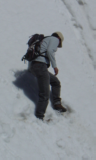
%> input picture LBP/test.png, 96 x 160 px
$ octave --eval "result = LBP_Rotation(imread('test.png'));"   (GNU Octave 9; MATLAB toolbox functions it lacks are replaced by stand-ins)
%> lines starting %> are read from the running program, lines starting %| are printed output that depends on the picture
function F=LBP_Rotation(image)
% 旋转不变性，LBP特征提取
I = imresize(image,[256 256]);
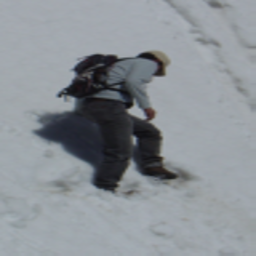
%> I: size 256x256x3 uint8; mean R, G, B 139.1, 144.7, 150
[m,n,h] = size(I);
%> m = 256; n = 256; h = 3
if h==3
    I = rgb2gray(I);
%> I: size 256x256 uint8
end
F= uint8(zeros([m n]));
for i = 2:m-1
    for j = 2:n-1
        neighbor = [I(i-1,j-1) I(i-1,j) I(i-1,j+1) I(i,j+1) I(i+1,j+1) I(i+1,j) I(i+1,j-1) I(i,j-1)] > I(i,j);
        pixel = 0;
        for k = 1:8
            pixel = pixel + neighbor(1,k) * bitshift(1,8-k);
        end
        F(i,j) = uint8(rotationMin(pixel));
    end
end
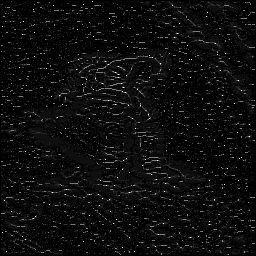
%> F: size 256x256 uint8; min 0, max 255, mean 12.8
